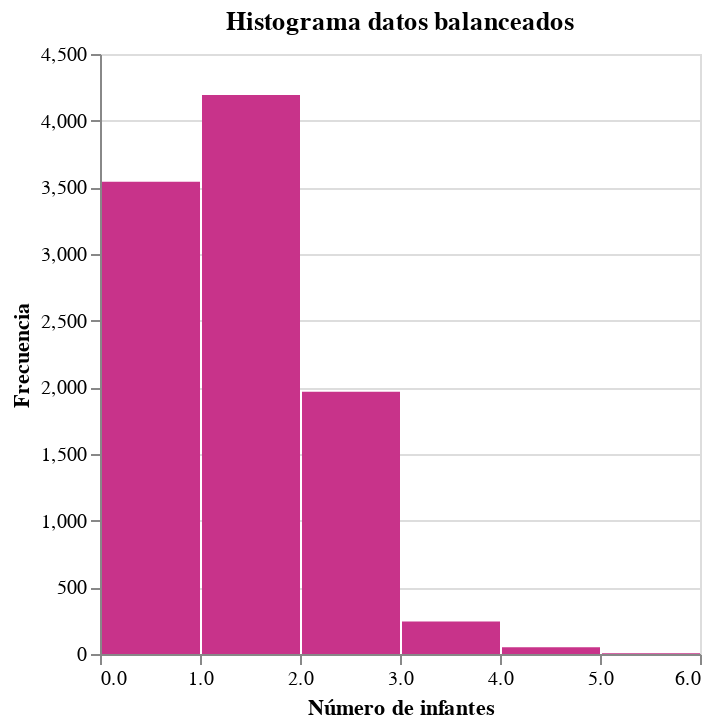

The notebook cell this image was saved under:
### Code cell
DeepnoteChart(df_muestra, """{"layer":[{"layer":[{"mark":{"clip":true,"type":"bar","color":"#C8338A","tooltip":true},"encoding":{"x":{"bin":true,"axis":{"title":"Número de infantes"},"sort":null,"type":"quantitative","field":"Poblacion de 0 a 5"},"y":{"axis":{"title":"Frecuencia"},"sort":null,"type":"quantitative","scale":{"type":"linear"},"format":{"type":"default","decimals":null},"aggregate":"count","formatType":"numberFormatFromNumberType"}}}]}],"title":"Histograma datos balanceados","config":{"legend":{}},"$schema":"https://vega.github.io/schema/vega-lite/v5.json","encoding":{},"usermeta":{"aditionalTypeInfo":{"histogramLayerIndexes":[0]},"tooltipDefaultMode":true}}""")

### Figure 1 — Vega-Lite specification as saved in the notebook (floating-point values rounded to 4 significant figures; data arrays with more than 128 entries replaced by an {"elided": "..."} marker saying what was removed)
{"layer": [{"layer": [{"mark": {"clip": true, "type": "bar", "color": "#C8338A", "tooltip": true}, "encoding": {"x": {"bin": true, "axis": {"title": "Número de infantes"}, "sort": null, "type": "quantitative", "field": "Poblacion de 0 a 5"}, "y": {"axis": {"title": "Frecuencia"}, "sort": null, "type": "quantitative", "scale": {"type": "linear"}, "format": {"type": "default", "decimals": null}, "aggregate": "count", "formatType": "numberFormatFromNumberType"}}}]}], "title": "Histograma datos balanceados", "config": {"legend": {}}, "$schema": "https://vega.github.io/schema/vega-lite/v5.json", "encoding": {}, "usermeta": {"aditionalTypeInfo": {"histogramLayerIndexes": [0]}, "tooltipDefaultMode": true}, "data": {"values": {"elided": "10000 records"}}}
